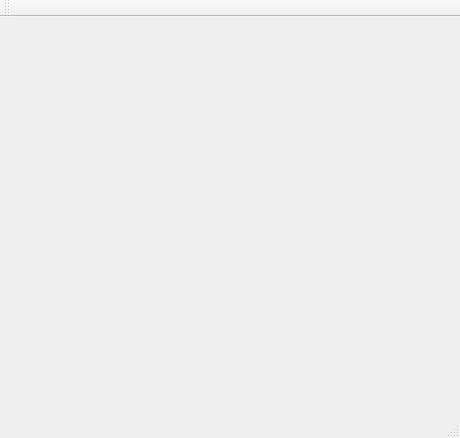
<?xml version="1.0" encoding="UTF-8"?>
<ui version="4.0">
 <class>WMain</class>
 <widget class="QMainWindow" name="WMain">
  <property name="geometry">
   <rect>
    <x>0</x>
    <y>0</y>
    <width>460</width>
    <height>438</height>
   </rect>
  </property>
  <property name="windowTitle">
   <string>BDO Farming Simulator</string>
  </property>
  <widget class="QWidget" name="centralWidget"/>
  <widget class="QMenuBar" name="menuBar">
   <property name="geometry">
    <rect>
     <x>0</x>
     <y>0</y>
     <width>460</width>
     <height>21</height>
    </rect>
   </property>
  </widget>
  <widget class="QToolBar" name="mainToolBar">
   <attribute name="toolBarArea">
    <enum>TopToolBarArea</enum>
   </attribute>
   <attribute name="toolBarBreak">
    <bool>false</bool>
   </attribute>
  </widget>
  <widget class="QStatusBar" name="statusBar"/>
 </widget>
 <layoutdefault spacing="6" margin="11"/>
 <resources/>
 <connections/>
</ui>
